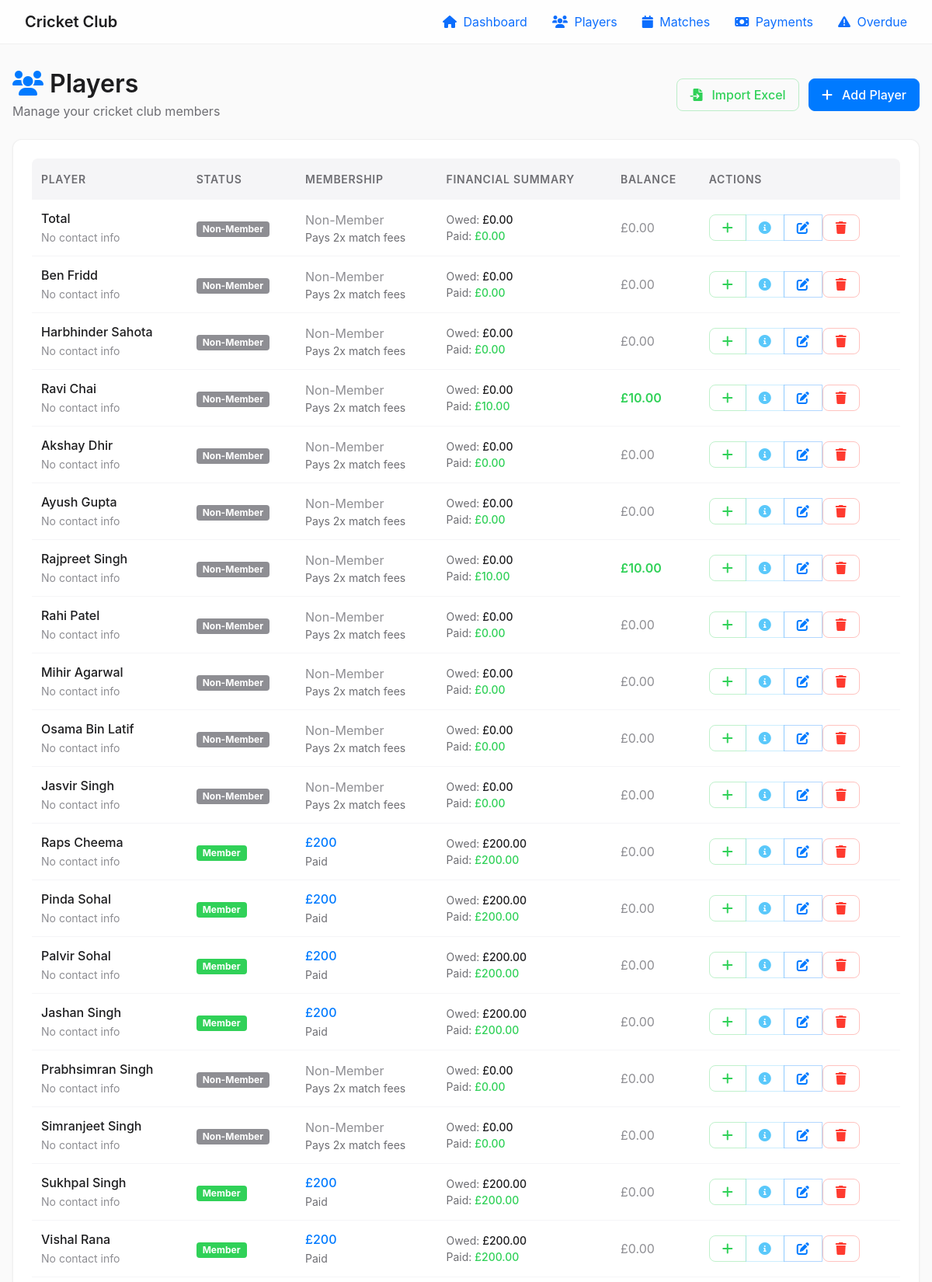
The page /players (upper part) on the database its author committed.
### app.py (models this page shows, shortened)
class Player(db.Model):
    id = db.Column(db.Integer, primary_key=True)
    name = db.Column(db.String(100), nullable=False)
    is_member = db.Column(db.Boolean, default=True)
    contact_info = db.Column(db.String(200))
    membership_fee = db.Column(db.Float, default=200.0)  # Standard membership fee for all members
    historical_match_fees_owed = db.Column(db.Float, default=0.0)  # Historical match fees owed from imports
    membership_status = db.Column(db.String(50), default='Paid')  # Unpaid, Part Paid, Paid, Sponsorship
    payments = db.relationship('Payment', backref='player', lazy=True, cascade='all, delete-orphan')
    attendances = db.relationship('MatchAttendance', backref='player', lazy=True, cascade='all, delete-orphan')
    def total_paid(self):
        return sum(p.amount for p in self.payments)
    def total_owed(self):
        match_fees = 0
        for attendance in self.attendances:
            if self.is_member:
                match_fees += attendance.match.fee
            else:
                match_fees += attendance.match.fee * 2  # Non-members pay double
        membership_owed = self.membership_fee if self.is_member else 0
        historical_owed = self.historical_match_fees_owed or 0
        return match_fees + membership_owed + historical_owed
    def balance(self):
        return self.total_owed() - self.total_paid()

class Payment(db.Model):
    id = db.Column(db.Integer, primary_key=True)
    player_id = db.Column(db.Integer, db.ForeignKey('player.id'), nullable=False)
    match_id = db.Column(db.Integer, db.ForeignKey('match.id'), nullable=True)  # null for non-match payments
    date = db.Column(db.DateTime, default=datetime.utcnow)
    amount = db.Column(db.Float, nullable=False)
    method = db.Column(db.String(20))  # 'cash', 'bank'
    payment_type = db.Column(db.String(20), default='match_fee')  # 'match_fee', 'membership', 'other'

### app.py (the view)
@app.route('/players')
def players():
    players = Player.query.order_by(Player.id.desc()).all()
    return render_template('players.html', players=players)

### templates/players.html (shortened to what this page needs)
{% extends "base.html" %}
{% block content %}
<div class="d-flex justify-content-between align-items-center mb-4">
    <div>
        <h1 style="font-weight: 600; font-size: 2rem; color: #1d1d1f; margin-bottom: 4px;">
            <i class="fas fa-users me-2" style="color: #007aff;"></i>Players
        </h1>
        <p style="color: #6e6e73; margin: 0;">Manage your cricket club members</p>
    </div>
    <div>
        <a href="{{ url_for('import_players') }}" class="btn btn-outline-success me-2">
            <i class="fas fa-file-import me-1"></i> Import Excel
        </a>
        <a href="{{ url_for('add_player') }}" class="btn btn-primary">
            <i class="fas fa-plus me-1"></i> Add Player
        </a>
    </div>
</div>
<div class="card">
    <div class="card-body" style="padding: 24px;">
        <div class="table-responsive">
            <table class="table table-hover">
                <thead>
                    <tr>
                        <th>Player</th>
                        <th>Status</th>
                        <th>Membership</th>
                        <th>Financial Summary</th>
                        <th>Balance</th>
                        <th>Actions</th>
                    </tr>
                </thead>
                <tbody>
                    {% for player in players %}
                    <tr>
                        <td>
                            <div style="font-weight: 500; color: #1d1d1f;">{{ player.name }}</div>
                            <small style="color: #8e8e93;">{{ player.contact_info or 'No contact info' }}</small>
                        </td>
                        <td>
                            {% if player.is_member %}
                            <span class="badge"
                                style="background: #30d158; color: white; padding: 4px 8px;">Member</span>
                            {% else %}
                            <span class="badge"
                                style="background: #8e8e93; color: white; padding: 4px 8px;">Non-Member</span>
                            {% endif %}
                        </td>
                        <td>
                            {% if player.is_member %}
                            <div style="font-weight: 500; color: #007aff;">&pound;{{ "%.0f"|format(player.membership_fee) }}</div>
                            <small style="color: #6e6e73;">{{ player.membership_status }}</small>
                            {% else %}
                            <span style="color: #8e8e93;">Non-Member</span>
                            <small style="color: #6e6e73; display: block;">Pays 2x match fees</small>
                            {% endif %}
                        </td>
                        <td>
                            <div style="font-size: 0.875rem;">
                                                            <div style="color: #6e6e73;">Owed: <span style="color: #1d1d1f; font-weight: 500;">&pound;{{
                                "%.2f"|format(player.total_owed()) }}</span></div>
                            <div style="color: #6e6e73;">Paid: <span style="color: #30d158; font-weight: 500;">&pound;{{
                                "%.2f"|format(player.total_paid()) }}</span></div>
                            </div>
                        </td>
                        <td>
                            {% if player.balance() > 0 %}
                            <span class="balance-negative" style="font-weight: 600;">&pound;{{ "%.2f"|format(player.balance())
                                }}</span>
                            {% elif player.balance() < 0 %} <span class="balance-positive" style="font-weight: 600;">&pound;{{
                                "%.2f"|format(player.balance()|abs) }}</span>
                                {% else %}
                                <span style="color: #8e8e93;">&pound;0.00</span>
                                {% endif %}
                        </td>
                        <td>
                            <div class="btn-group" role="group">
                                <a href="{{ url_for('add_payment') }}?player_id={{ player.id }}"
                                    class="btn btn-outline-success btn-sm" title="Add Payment">
                                    <i class="fas fa-plus"></i>
                                </a>
                                <button type="button" class="btn btn-outline-info btn-sm"
                                    onclick="showPlayerDetails({{ player.id }})" title="View Details">
                                    <i class="fas fa-info-circle"></i>
                                </button>
                                <a href="{{ url_for('edit_player', player_id=player.id) }}"
                                    class="btn btn-outline-primary btn-sm" title="Edit Player">
                                    <i class="fas fa-edit"></i>
                                </a>
                                <form action="{{ url_for('delete_player', player_id=player.id) }}" method="post"
                                    style="display:inline;">
                                    <button type="submit" class="btn btn-outline-danger btn-sm" title="Delete Player"
                                        onclick="return confirm('Are you sure you want to delete {{ player.name }}? This will also delete all associated payments and match records.');">
                                        <i class="fas fa-trash"></i>
                                    </button>
                                </form>
                            </div>
                        </td>
                    </tr>
                    {% endfor %}
                </tbody>
            </table>
        </div>
    </div>
</div>
{% endblock %}

### static/style.css (style rules this page uses)
:root { --color-primary: #007aff; --color-primary-hover: #0056cc; --color-success: #30d158; --color-success-hover: #28cd4f; --color-warning: #ff9500; --color-danger: #ff3b30; --color-info: #5ac8fa; --color-text-primary: #1d1d1f; --color-text-secondary: #6e6e73; --color-text-tertiary: #8e8e93; --color-background: #fafafa; --color-surface: #ffffff; --color-border: rgba(0, 0, 0, 0.06); --color-border-light: #f5f5f7; --color-border-medium: #d2d2d7; --font-family-system: -apple-system, BlinkMacSystemFont, 'SF Pro Display', 'Segoe UI', system-ui, sans-serif; --font-weight-regular: 400; --font-weight-medium: 500; --font-weight-semibold: 600; --font-weight-bold: 700; --font-size-xs: 0.75rem; --font-size-sm: 0.875rem; --font-size-base: 1rem; --font-size-lg: 1.125rem; --font-size-xl: 1.25rem; --font-size-2xl: 1.5rem; --font-size-3xl: 2rem; --font-size-4xl: 2.5rem; --line-height-tight: 1.25; --line-height-normal: 1.5; --line-height-relaxed: 1.625; --space-xs: 0.25rem; --space-sm: 0.5rem; --space-md: 0.75rem; --space-lg: 1rem; --space-xl: 1.5rem; --space-2xl: 2rem; --space-3xl: 3rem; --radius-sm: 0.5rem; --radius-md: 0.75rem; --radius-lg: 1rem; --shadow-sm: 0 1px 3px rgba(0, 0, 0, 0.05); --shadow-md: 0 4px 12px rgba(0, 0, 0, 0.08); --shadow-lg: 0 10px 40px rgba(0, 0, 0, 0.15); --transition-fast: 0.15s ease; --transition-normal: 0.2s ease; --transition-slow: 0.3s ease; --container-max-width: 1200px; --header-height: 4rem; }
*, *::before, *::after { box-sizing: border-box; }
* { margin: 0; padding: 0; }
html { font-size: 16px; scroll-behavior: smooth; }
body { font-family: var(--font-family-system); font-size: var(--font-size-base); font-weight: var(--font-weight-regular); line-height: var(--line-height-normal); color: var(--color-text-primary); background-color: var(--color-background); -webkit-font-smoothing: antialiased; -moz-osx-font-smoothing: grayscale; }
input, button, textarea, select { font: inherit; }
p, h1, h2, h3, h4, h5, h6 { overflow-wrap: break-word; }
.card { background: var(--color-surface); border: 1px solid var(--color-border); border-radius: var(--radius-md); box-shadow: var(--shadow-sm); transition: box-shadow var(--transition-normal); overflow: hidden; }
.card-body { padding: var(--space-xl); }
.balance-positive { color: var(--color-success); font-weight: var(--font-weight-medium); }
.table { width: 100%; border-collapse: separate; border-spacing: 0; color: var(--color-text-primary); }
.table th { background-color: var(--color-border-light); font-weight: var(--font-weight-semibold); font-size: var(--font-size-sm); color: var(--color-text-secondary); text-transform: uppercase; letter-spacing: 0.05em; border: none; padding: var(--space-lg) var(--space-md); text-align: left; position: sticky; top: 0; z-index: 10; }
.table th:first-child { border-top-left-radius: var(--radius-sm); }
.table th:last-child { border-top-right-radius: var(--radius-sm); }
.table td { border: none; padding: var(--space-md); border-bottom: 1px solid var(--color-border-light); vertical-align: middle; }
.table tbody tr { transition: background-color var(--transition-fast); }
.btn { display: inline-flex; align-items: center; justify-content: center; gap: var(--space-sm); padding: var(--space-sm) var(--space-lg); border-radius: var(--radius-sm); font-size: var(--font-size-base); font-weight: var(--font-weight-medium); text-decoration: none; border: 1px solid transparent; cursor: pointer; transition: all var(--transition-normal); white-space: nowrap; }
.btn-primary { background-color: var(--color-primary); color: white; border-color: var(--color-primary); }
.btn-outline-primary { color: var(--color-primary); border-color: rgba(0, 122, 255, 0.3); background-color: transparent; }
.btn-outline-success { color: var(--color-success); border-color: rgba(48, 209, 88, 0.3); background-color: transparent; }
.btn-outline-info { color: var(--color-info); border-color: rgba(90, 200, 250, 0.3); background-color: transparent; }
.btn-outline-danger { color: var(--color-danger); border-color: rgba(255, 59, 48, 0.3); background-color: transparent; }
.d-flex { display: flex; }
.align-items-center { align-items: center; }
.justify-content-between { justify-content: space-between; }
.mb-4 { margin-bottom: var(--space-lg); }

### rows shown on the page
Player: name "Total", contact_info "No contact info", shows "Non-Member", shows "Pays 2x match fees", total_owed "0.00", total_paid "0.00", shows "£0.00"
Player: name "Ben Fridd", contact_info "No contact info", shows "Non-Member", shows "Pays 2x match fees", total_owed "0.00", total_paid "0.00", shows "£0.00"
Player: name "Harbhinder Sahota", contact_info "No contact info", shows "Non-Member", shows "Pays 2x match fees", total_owed "0.00", total_paid "0.00", shows "£0.00"
Player: name "Ravi Chai", contact_info "No contact info", shows "Non-Member", shows "Pays 2x match fees", total_owed "0.00", balance|abs "10.00"
Payment: total_paid "10.00"
Player: name "Akshay Dhir", contact_info "No contact info", shows "Non-Member", shows "Pays 2x match fees", total_owed "0.00", total_paid "0.00", shows "£0.00"
Player: name "Ayush Gupta", contact_info "No contact info", shows "Non-Member", shows "Pays 2x match fees", total_owed "0.00", total_paid "0.00", shows "£0.00"
Player: name "Rajpreet Singh", contact_info "No contact info", shows "Non-Member", shows "Pays 2x match fees", total_owed "0.00", balance|abs "10.00"
Payment: total_paid "10.00"
Player: name "Rahi Patel", contact_info "No contact info", shows "Non-Member", shows "Pays 2x match fees", total_owed "0.00", total_paid "0.00", shows "£0.00"
Player: name "Mihir Agarwal", contact_info "No contact info", shows "Non-Member", shows "Pays 2x match fees", total_owed "0.00", total_paid "0.00", shows "£0.00"
Player: name "Osama Bin Latif", contact_info "No contact info", shows "Non-Member", shows "Pays 2x match fees", total_owed "0.00", total_paid "0.00", shows "£0.00"
Player: name "Jasvir Singh", contact_info "No contact info", shows "Non-Member", shows "Pays 2x match fees", total_owed "0.00", total_paid "0.00", shows "£0.00"
Player: name "Raps Cheema", contact_info "No contact info", shows "Member", membership_fee "200", membership_status "Paid", total_owed "200.00", shows "£0.00"
Payment: total_paid "200.00"
Player: name "Pinda Sohal", contact_info "No contact info", shows "Member", membership_fee "200", membership_status "Paid", total_owed "200.00", shows "£0.00"
Payment: total_paid "200.00"
Player: name "Palvir Sohal", contact_info "No contact info", shows "Member", membership_fee "200", membership_status "Paid", total_owed "200.00", shows "£0.00"
Payment: total_paid "200.00"
Player: name "Jashan Singh", contact_info "No contact info", shows "Member", membership_fee "200", membership_status "Paid", total_owed "200.00", shows "£0.00"
Payment: total_paid "200.00"
Player: name "Prabhsimran Singh", contact_info "No contact info", shows "Non-Member", shows "Pays 2x match fees", total_owed "0.00", total_paid "0.00", shows "£0.00"
Player: name "Simranjeet Singh", contact_info "No contact info", shows "Non-Member", shows "Pays 2x match fees", total_owed "0.00", total_paid "0.00", shows "£0.00"
Player: name "Sukhpal Singh", contact_info "No contact info", shows "Member", membership_fee "200", membership_status "Paid", total_owed "200.00", shows "£0.00"
Payment: total_paid "200.00"
Player: name "Vishal Rana", contact_info "No contact info", shows "Member", membership_fee "200", membership_status "Paid", total_owed "200.00", shows "£0.00"
Payment: total_paid "200.00"
